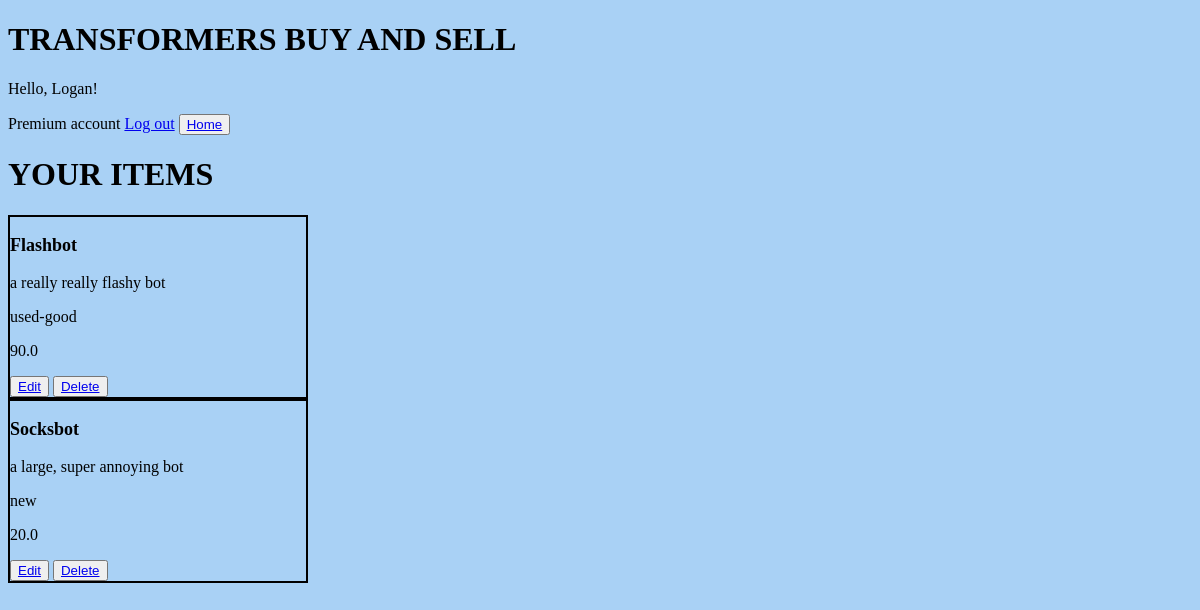
The page /allposts/ (signed in) on the database as committed earlier.
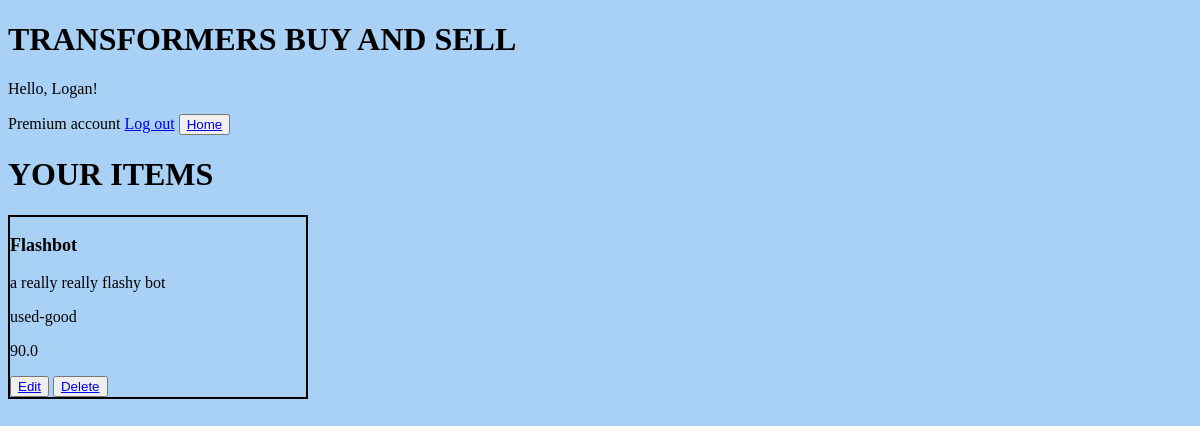
The same page on the database as committed later.
### app/models.py (models this page shows)
class postModel(models.Model):
    CHOICES = (
        ("new", "new"),
        ("like-new", "like-new"),
        ("used-good", "used-good"),
        ("used", "used"),
    )
    user = models.ForeignKey(
        User,
        related_name="user_posts",
        on_delete=models.CASCADE,
        default=None,
        null=True,
    )
    name = models.CharField(max_length=100)
    desc = models.CharField(max_length=200)
    cond = models.CharField(choices=CHOICES, max_length=100)
    price = models.FloatField()

### app/decorators.py (the view)
        def wrapper_func(request, *args, **kwargs):
            groups = [None]
            if request.user.groups.exists():
                groups = request.user.groups.all()
            for each in groups:
                if each.name in allowed_roles:
                    return view_func(request, *args, **kwargs)
            else:
                return HttpResponse("You are not authorized to view this page.")

### app/views.py (called while the page is built)
@login_required(login_url="login")
@allowed_users(allowed_roles=["Premium"])
def all_postsView(request):
    user = request.user
    users_posts = user.user_posts.all()
    post_list = list(users_posts)
    return render(request, "allposts.html", {"post_list": post_list})

### app/templates/allposts.html
{% extends 'home.html' %} {% block content %}
<button><a href="{% url "home" %}">Home</a></button>
<h1>YOUR ITEMS</h1>
{% if post_list is not None %}
{% for item in post_list %}
<div class="item">
    <p class="item_name">{{ item.name }}</p>
    <p>{{ item.desc }}</p>
    <p>{{ item.cond }}</p>
    <p>{{ item.price }}</p>
    <button><a href="{% url "update" item.id %}">Edit</a></button>
    <button><a href="{% url "delete" item.id %}">Delete</a></button>
</div>
{% endfor %}{% endif %} {% endblock content %}

Rows that differ between the two databases and show on the page:
removed postModel: name "Socksbot", desc "a large, super annoying bot", cond "new", price "20.0"
